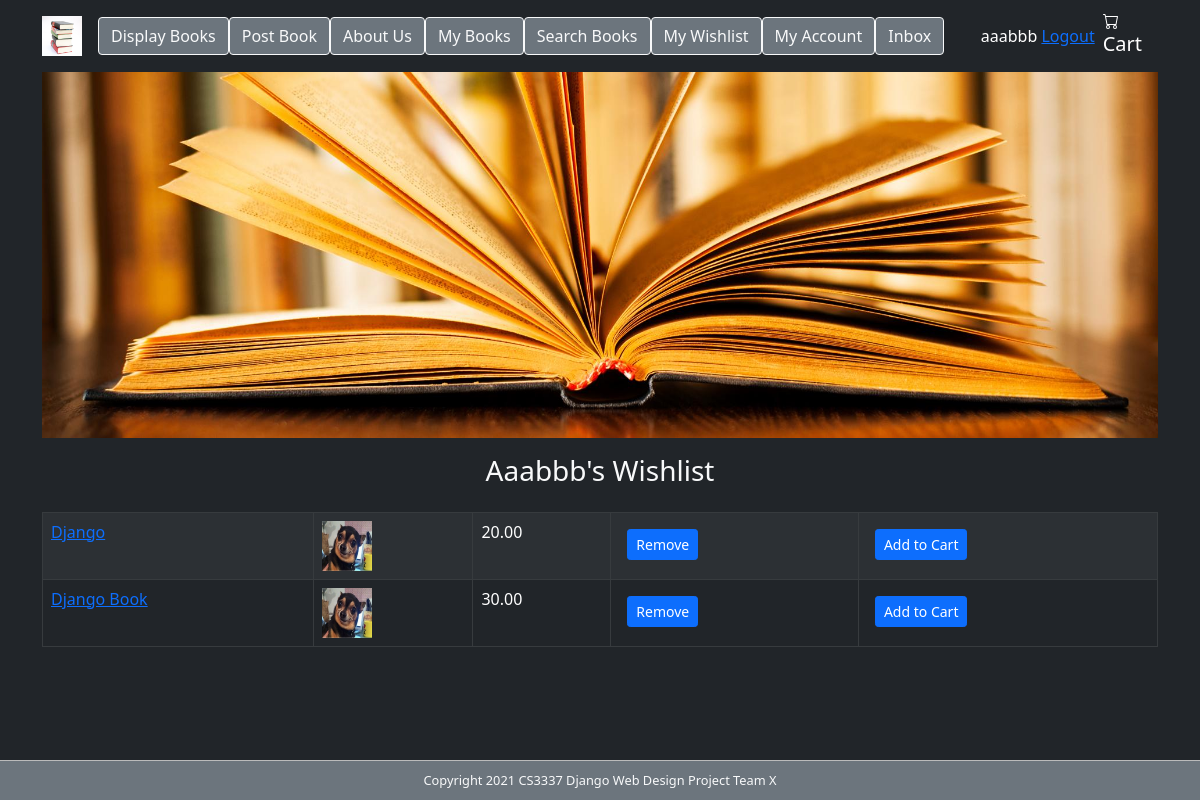
The app's page /wishlist (signed in) with its own data.
### bookMng/models.py (models this page shows, shortened)
class MainMenu(models.Model):
    item = models.CharField(max_length=200, unique=True)
    link = models.CharField(max_length=200, unique=True)

class WishlistBook(models.Model):
    username = models.ForeignKey(User, blank=True, null=True, on_delete=models.CASCADE)
    book = models.ForeignKey(Book, blank=True, null=True, on_delete=models.CASCADE)
    compareID = models.CharField(max_length=200, default="")  # added

class Book(models.Model):
    name = models.CharField(max_length=200)
    web = models.URLField(max_length=200)
    price = models.DecimalField(decimal_places=2, max_digits=6)
    publishdate = models.DateField(auto_now=True)
    picture = models.FileField(upload_to='bookEx/static/uploads')
    pic_path = models.CharField(max_length=300, editable=False, blank=True)
    username = models.ForeignKey(User, blank=True, null=True, on_delete=models.CASCADE)
    identification = models.CharField(max_length=200, default="")  # added

### bookMng/views.py (the view)
# urls.py: path('wishlist', views.wishlist, name='wishlist'),
@login_required(login_url=reverse_lazy('login'))
def wishlist(request):
    current_user = str(request.user)[0].upper() + str(request.user)[1:]
    username = request.user
    wishlist = WishlistBook.objects.all()
    for w in wishlist:
        w.book.pic_path = w.book.picture.url[14:]
    return render(request,
                  'bookMng/wishlist.html',
                  {
                      'item_list': MainMenu.objects.all(),
                      "current_user": current_user,
                      "wishlist": wishlist,
                      "username": username,
                  }
                  )

### bookEx/templates/bookMng/wishlist.html (shortened to what this page needs)
<link href="https://cdn.jsdelivr.net/npm/bootstrap@5.1.3/dist/css/bootstrap.min.css"
      rel="stylesheet"
>
{% extends "base.html" %}
{% load static %}
{% block sidenav %}
    {% for item in item_list %}
        <li>
            <a href="{{ item.link}}">
                <button type="button" class="btn btn-secondary btn-outline-light">{{ item.item }}</button>
            </a>
        </li>
    {% endfor %}
{% endblock sidenav %}
{% block content %}
   <h3 align="center" class="p-3"> {{ current_user}}'s Wishlist</h3>
    <table align="center" width="600" class="table table-striped table-bordered table-dark">
    {% for w in wishlist %}
       {% if  w.username  == username %}
            <tr>
           <td>
               <a href="book_detail/{{ w.book.id }}"> {{ w.book.name }}</a>
           </td>
           <td>
               <img src="{% static w.book.pic_path %}" width="50" height="50">
           </td>
           <td>
                {{ w.book.price }}
           </td>
           <td>
                <a href="/wishlist_remove?name={{w.book.name}}" class="btn  btn-sm btn-primary m-2" role="button"> Remove </a>
           </td>
           <td>
                <a href="shoppingcart_add/{{w.book.id}}" class="btn  btn-sm btn-primary m-2" role="button"> Add to Cart </a>
           </td>
            </tr>
       {% endif %}
{% endfor %}
  </table>
{% endblock content%}

### bookEx/templates/base.html (shortened to what this page needs)
<link href="https://cdn.jsdelivr.net/npm/bootstrap@5.1.3/dist/css/bootstrap.min.css"
      rel="stylesheet"
>
{% load static %}
<!DOCTYPE html>
<html lang="en">
<head>
    <link href="{% static 'main.css' %}" rel="stylesheet" type="text/css">
</head>
<body class="container bg-dark text-light">
<div>
    <header>
        <div>
        <nav class="navbar navbar-expand-lg text-white bg-dark navbar-dark">
            <a class="navbar-brand" href="/"><img src="{% static 'logo.jpg' %}" width="40" height="40" alt="" /></a>
            <div class="collapse navbar-collapse" id="navbarNav">
                <ul class="navbar-nav ">
                    {% block sidenav %}{% endblock sidenav %}
                </ul>
            </div>
            <span class="p-2" style="float: right;">
                {% if user.is_authenticated %}
                    {{ user.username }}
                    <a href="{% url 'logout' %}?next=/">Logout</a>
                {% else %}
                     Not logged in
                    <a href="{% url 'login' %}?next=/">Login</a>
                {% endif %}
            </span>
            <a class="navbar-brand" href="/shoppingcart"></i><br>Cart</a>
        </nav>
        </div>
        <div id="topbanner" >
            <img src="{% static 'topbanner.jpg' %}" alt="" class="w-100 "/>
        </div>
    </header>
        {% block content %}{% endblock content %}
    <br><br><br><br>
    <footer id="footer" class="bg-secondary text-light fixed-bottom">
        Copyright 2021 CS3337 Django Web Design Project Team X
    </footer>
</div>
</body>
</html>

### bookEx/static/main.css (style rules this page uses)
#footer { text-align: center; font-size: 0.8em; margin-top: 5px; padding-top: 10px; padding-bottom: 10px; background-color: #FFFFFF; border-top: thin solid #BBBBBB; clear: both; color: #969696; }

### records on screen
MainMenu: item "Display Books"
MainMenu: item "Post Book"
MainMenu: item "About Us"
MainMenu: item "My Books"
MainMenu: item "Search Books"
MainMenu: item "My Wishlist"
MainMenu: item "My Account"
MainMenu: item "Inbox"
WishlistBook: book.name "Django", book.price "20.00"
WishlistBook: book.name "Django Book", book.price "30.00"

### other values on screen
{{ user.username }} "aaabbb"
{{ current_user }} "Aaabbb"
